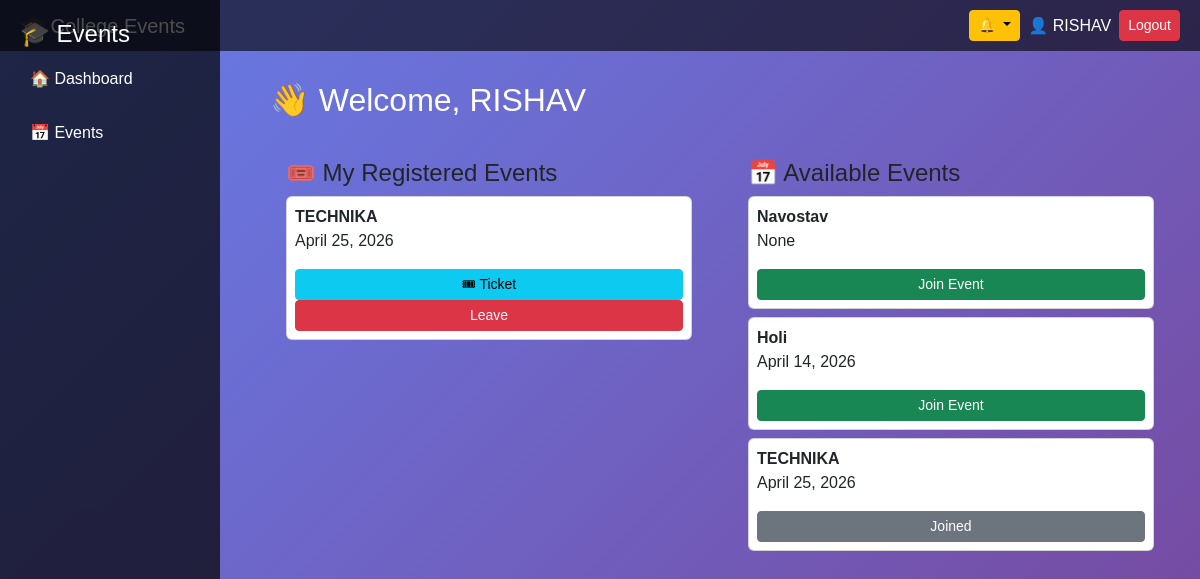
The page /dashboard/ (signed in) on the database its author committed.
### events/models.py (models this page shows, shortened)
class Registration(models.Model):
    user = models.ForeignKey(User, on_delete=models.CASCADE)
    event = models.ForeignKey(Event, on_delete=models.CASCADE)
    registered_at = models.DateTimeField(auto_now_add=True)
    ticket_id = models.UUIDField(default=uuid.uuid4, editable=False, unique=True)

class Event(models.Model):
    title = models.CharField(max_length=200)
    description = models.TextField()
    date = models.DateTimeField()
    location = models.CharField(max_length=200)
    created_by = models.ForeignKey(User, on_delete=models.CASCADE)
    title = models.CharField(max_length=200)
    date = models.DateField()
    is_paid = models.BooleanField(default=False)
    price = models.IntegerField(default=0)

### events/views.py (the view)
# urls.py: path('dashboard/', views.dashboard, name='dashboard'),
@login_required
def dashboard(request):
    user = request.user
    my_events = Registration.objects.filter(user=user)
    all_events = Event.objects.all()
    notifications = Notification.objects.filter(user=user).order_by('-created_at')[:5]
    joined_event_ids = my_events.values_list('event_id', flat=True)
    return render(request, 'events/dashboard.html', {
        'my_events': my_events,
        'all_events': all_events,
        'joined_event_ids': joined_event_ids,
        'notifications': notifications
    })

### events/templates/events/dashboard.html
{% extends 'events/base.html' %}
{% block content %}
<h2 class="text-white mb-4">👋 Welcome, {{ user.username }}</h2>
<div class="row">
    <div class="col-md-6">
        <div class="glass p-3">
            <h4>🎟️ My Registered Events</h4>
            {% if my_events %}
               {% for reg in my_events %}
<div class="card p-2 mb-2">
    <strong>{{ reg.event.title }}</strong>
    <p>{{ reg.event.date }}</p>
    <a href="{% url 'ticket' reg.event.id %}"
       class="btn btn-info btn-sm">
       🎟 Ticket
    </a>
    <a href="{% url 'unregister_event' reg.event.id %}"
       class="btn btn-danger btn-sm">
       Leave
    </a>
</div>
{% endfor %}
            {% else %}
                <p>No events joined yet.</p>
            {% endif %}
        </div>
    </div>
    <div class="col-md-6">
        <div class="glass p-3">
            <h4>📅 Available Events</h4>
            {% for event in all_events %}
                <div class="card p-2 mb-2">
                    <strong>{{ event.title }}</strong>
                    <p>{{ event.date }}</p>
                    {% if event.id in joined_event_ids %}
                        <button class="btn btn-secondary btn-sm">Joined</button>
                    {% else %}
                        <a href="{% url 'register_event' event.id %}"
                           class="btn btn-success btn-sm">
                           Join Event
                        </a>
                    {% endif %}
                </div>
            {% endfor %}
        </div>
    </div>
</div>
{% endblock %}

### events/templates/events/base.html (shortened to what this page needs)
<!DOCTYPE html>
<html>
<head>
    <link href="https://cdn.jsdelivr.net/npm/bootstrap@5.3.0/dist/css/bootstrap.min.css" rel="stylesheet">
    <link rel="stylesheet" href="https://cdnjs.cloudflare.com/ajax/libs/animate.css/4.1.1/animate.min.css"/>
</head>
<body>
<div class="topbar d-flex justify-content-between align-items-center">
    <h5 class="text-white m-0">🎓 College Events</h5>
    <div class="d-flex align-items-center gap-2">
        {% if user.is_authenticated %}
        <div class="dropdown">
            <button class="btn btn-warning btn-sm dropdown-toggle" data-bs-toggle="dropdown">
                🔔
            </button>
        </div>
        <span class="text-white">👤 {{ user.username }}</span>
        <form action="{% url 'logout' %}" method="post">
            <button type="submit" class="btn btn-danger btn-sm">Logout</button>
        </form>
        {% else %}
            <a href="/login/" class="btn btn-success btn-sm">Login</a>
            <a href="/register/" class="btn btn-warning btn-sm">Register</a>
        {% endif %}
    </div>
</div>
{% if user.is_authenticated %}
<div class="sidebar" id="sidebar">
    <h4 class="text-white">🎓 Events</h4>
    <a href="/dashboard/">🏠 Dashboard</a>
    <a href="/events/">📅 Events</a>
</div>
{% endif %}
<div class="main-content animate__animated animate__fadeIn">
    {% block content %}{% endblock %}
</div>
</body>
</html>

### events/templates/events/base.html (style rules this page uses)
body { background: linear-gradient(135deg, #667eea, #764ba2); font-family: 'Poppins', sans-serif; margin: 0; }
.sidebar { height: 100vh; background: rgba(0,0,0,0.7); padding: 20px; position: fixed; width: 220px; top: 0; left: 0; }
.sidebar a { display: block; color: white; padding: 10px; margin-bottom: 10px; text-decoration: none; border-radius: 8px; }
.main-content { margin-left: 240px; padding: 30px; }
.topbar { background: rgba(0,0,0,0.6); padding: 10px 20px; }

### rows shown on the page
Registration: event "TECHNIKA", event "April 25, 2026"
Event: title "Navostav", date "None", shows "Join Event"
Event: title "Holi", date "April 14, 2026", shows "Join Event"
Event: title "TECHNIKA", date "April 25, 2026", shows "Joined"

### other values the page prints
{{ user.username }} "RISHAV"
